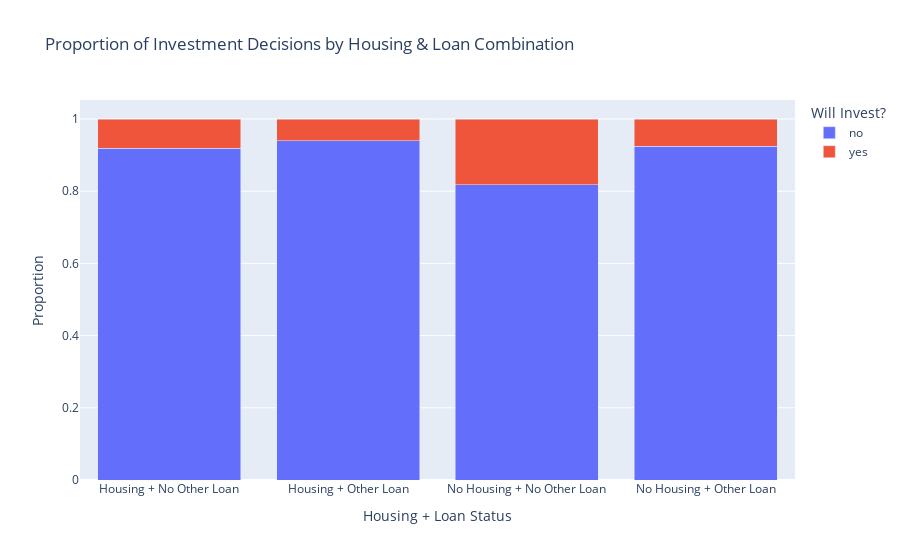

Source (notebook cell):
### Code cell
fig2 = px.bar(
    combo_counts,
    x='housing_loan_combo',
    y='proportion',
    color='y',
    barmode='stack',
    title="Proportion of Investment Decisions by Housing & Loan Combination",
    labels={
        'housing_loan_combo': 'Housing + Loan Status',
        'proportion': 'Proportion',
        'y': 'Will Invest?'
    }
)
fig2.show()

### Figure 1 — Plotly figure (JSON) as saved in the notebook; plotly's stock layout.template omitted (floating-point values rounded to 4 significant figures)
{"data": [{"hovertemplate": "Will Invest?=no<br>Housing + Loan Status=%{x}<br>Proportion=%{y}<extra></extra>", "legendgroup": "no", "marker": {"color": "#636efa", "pattern": {"shape": ""}}, "name": "no", "orientation": "v", "showlegend": true, "textposition": "auto", "type": "bar", "x": ["Housing + No Other Loan", "Housing + Other Loan", "No Housing + No Other Loan", "No Housing + Other Loan"], "xaxis": "x", "y": [0.9196, 0.9393, 0.8178, 0.9239], "yaxis": "y"}, {"hovertemplate": "Will Invest?=yes<br>Housing + Loan Status=%{x}<br>Proportion=%{y}<extra></extra>", "legendgroup": "yes", "marker": {"color": "#EF553B", "pattern": {"shape": ""}}, "name": "yes", "orientation": "v", "showlegend": true, "textposition": "auto", "type": "bar", "x": ["Housing + No Other Loan", "Housing + Other Loan", "No Housing + No Other Loan", "No Housing + Other Loan"], "xaxis": "x", "y": [0.08043, 0.06068, 0.1822, 0.07612], "yaxis": "y"}], "layout": {"barmode": "stack", "legend": {"title": {"text": "Will Invest?"}, "tracegroupgap": 0}, "title": {"text": "Proportion of Investment Decisions by Housing & Loan Combination"}, "xaxis": {"anchor": "y", "domain": [0, 1], "title": {"text": "Housing + Loan Status"}}, "yaxis": {"anchor": "x", "domain": [0, 1], "title": {"text": "Proportion"}}}}
